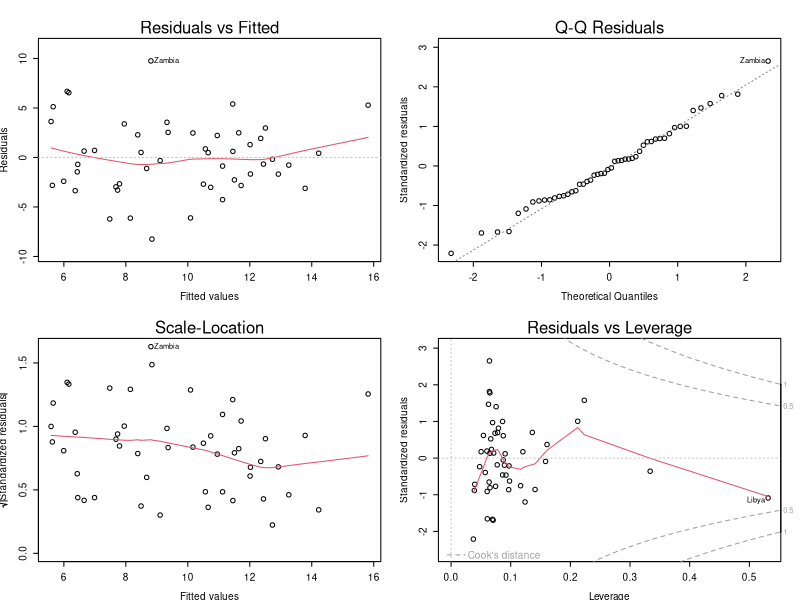

Generate this figure with R:
  par(mfrow=c(2, 2), cex=0.6, mar=c(4, 4, 4, 2), mex=0.8)
  plot(lm.SR <- lm(sr ~ pop15 + pop75 + dpi + ddpi, data = LifeCycleSavings),
    id.n=1)
